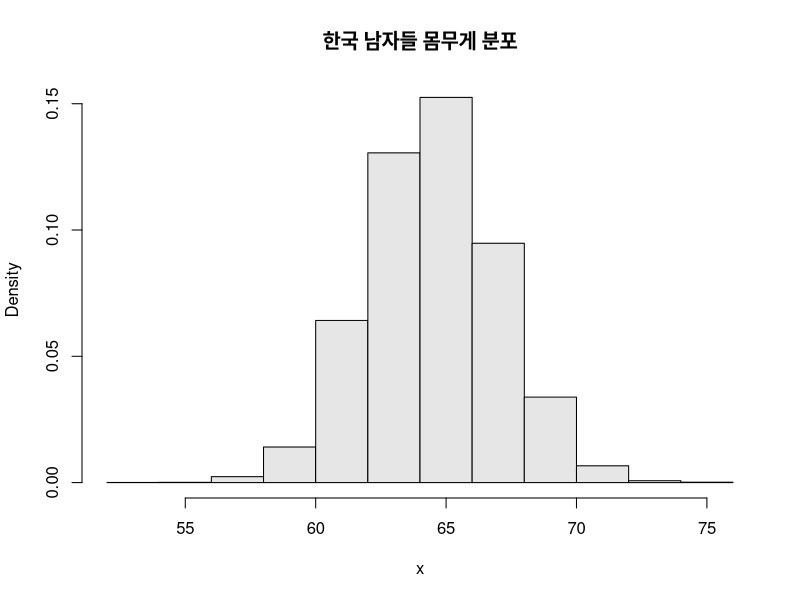
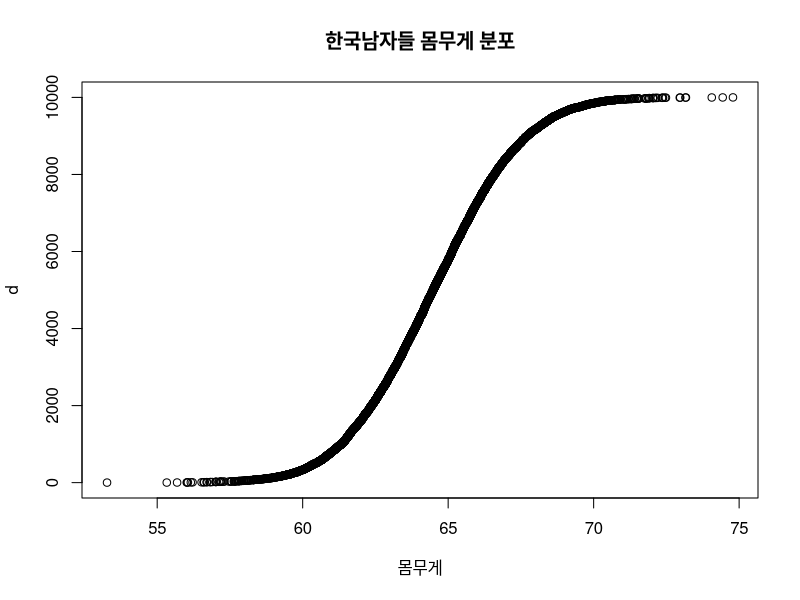
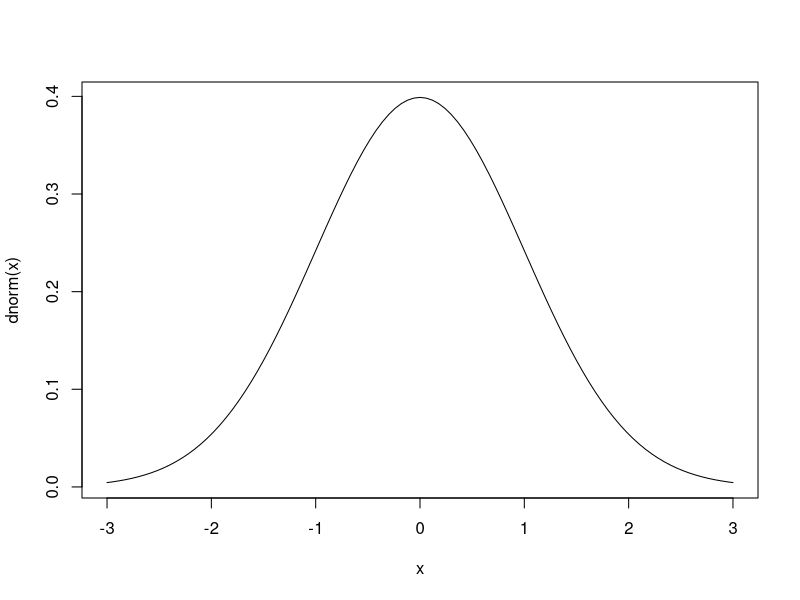

These charts were generated, in order, by the following R code:
## ---- chunk 1
rnorm(1, 64.5, 2.5)


dnorm(64.5, 64.5, 2.5)

#culumative probability / 표준 정규분포표
pnorm(64.5, 64.5, 2.5)

pnorm(2.58)
pnorm(1.645)

(pnorm(1.96) - 0.5) * 2

# 푲표준표준 정표준 정귭표준 정규분표준 정규분퐆표준 정규분포푱표준 정규분포표엣표준 정규분포표에서표준 정규분포표에서  x=0가가 0일일땡일때의일때의 g함함수함수 값
dnorm(1.96, 0, 1)

qnorm(0.975)

pnorm(1.96, 0, 1)
pnorm(1.96)

dnorm(1.95)
dnorm(1.955)
dnorm(1.96)

a <- seq(0.00, 1.96, by = 0.01)
cumulative_prop = 0
for(i in a){
  cumulative_prop = cumulative_prop + dnorm(i)
  #print(dnorm(i))
}

# pnorm = z값에 대한 누적확률
# dnorm = z값에 대한 함수값
# qnorm = 확률값에 대한 z값
cumulative_prop
## ---- chunk 2
x <- rnorm(10000, 64.5, 2.5)
x <- sort(x)
#d <- dnorm(x, 64.5, 2.5)
d <- seq(-5000:4999)
hist(x, probability = TRUE, col = gray(.9), main = "한국 남자들 몸무게 분포")
plot(x, d, main = "한국남자들 몸무게 분포", xlab = "몸무게")
curve(dnorm(x), -3, 3)
## ---- chunk 3
# X ~(300, 50^2)인 정규분포에서 P(X >= 370)을 구하여라
1- pnorm(370, 300, 50)
## ---- chunk 4
# 백열전구의 수명이 1500시간의 평균값과 75시간의 표준편차로 정규적으로 분포되어 있다

# 백열전구가 1410시간보다 덜 갈 확률은 얼마인가
pnorm(1410, 1500, 75)  # 0.1150697

# 백열전구의 수명이 1563시간과 1648시간 사이일 확률은 얼마인가
pnorm(1648, 1500, 75) - pnorm(1563, 1500, 75)  # 0.1762254
